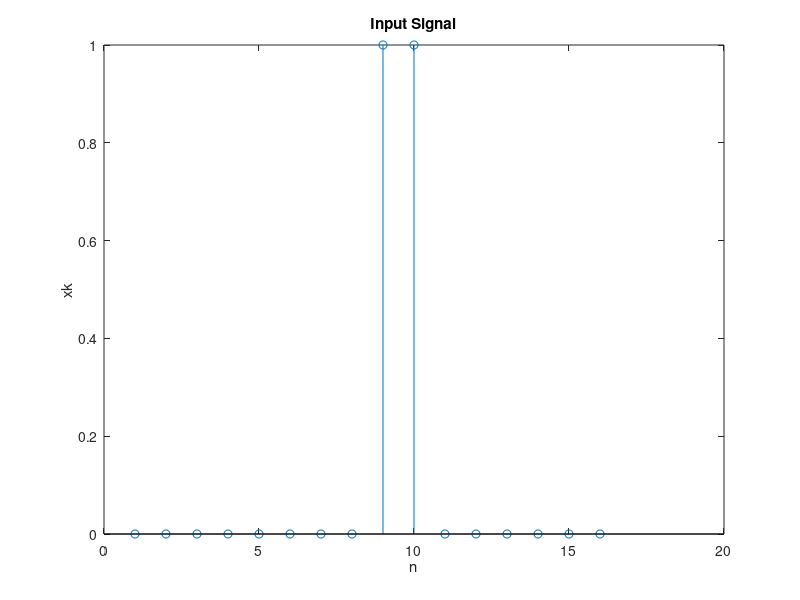

Recreate this plot in MATLAB. (Note: this script raises an error after producing the figure.)
%%%%%%%%%%%%%%%%%%%%%%%%%%%%%%%%%%%%%%%%%%%%%%%%%%%%%%%%%%%%%%%%%%%%%%%%%
% Name       : Shantanu Yadav
% Roll No.   : EE20MTECH12001
% Assignment : 02
% Course     : DSP Lab 2021
% 
% Details    : This file generates OFDM pulses 
%%%%%%%%%%%%%%%%%%%%%%%%%%%%%%%%%%%%%%%%%%%%%%%%%%%%%%%%%%%%%%%%%%%%%%%%%

clear all; close all; clc;

%% Inputs:
baseFreq = 5;             % Base Frequency
symTime = 1/baseFreq;     % Symbol Time
totalSubcarr = 2;         % Total Subcarriers (Should be less than or equal to FFT size)
fftSize = 16;             % FFT Size (Should be non zero integer)

% Code should not take any other input other than the above ones
% Code should run for all the valid combinations of the inputs above

% Find out the sampling frequency of the signal
fs=fftSize*baseFreq;
%% Generation of OFDM pulses
% This section of the code generates 'totalSubcarr' OFDM pulses for a given 
% symbol time 'symTime'
Ton=(totalSubcarr*symTime)/fftSize;
Ts=1/fs;
t_i=0:Ts:Ts*(fftSize-1);t_i=t_i';

xk=ones(totalSubcarr,1);
xk=[xk' zeros(1,(fftSize-totalSubcarr))]'
xk=fftshift(xk);

figure(1);
stem(xk),title("Input Signal"),xlabel("n"),ylabel("xk");

%% DFT of OFDM signal using summation
% This section of the code takes the DFT of the OFDM signal 
s_i=idft(xk,fftSize);

%% DFT of OFDM signal using Matlab FFT
% This section of the code takes the FFT of the OFDM signal 

% Both the output (your DFT and Matlab FFT) output should exactly match
% You should explain why you have taken fftshift and what happens if you
% don't take it
%If fftshift is not used the N-fft algorithm (and dft algorithm) generates
%an output of size N with starting frequency to be 0 and the data is
%mirrored after N/2 samples i.e for any x between [0,N/2] the fft output
%has the property that fft_output(x)=fft_output(x+N/2). 
%By using fftshift it rearranges the output by shifting the zero-frequency
%compenent to the centre.

s_i2=ifft(xk,fftSize);

figure(2);
subplot(211),plot(t_i,abs(s_i)),title("IDFT"),xlabel("time(t)"),ylabel("s(t)");
subplot(212),plot(t_i,abs(s_i2)),title("IFFT"),xlabel("time(t)"),ylabel("s(t)");

%% Plotting the spectrum of the signal
% This section plots the spectrum of the signal
Xk=fft(s_i);
figure(3);
stem(Xk),title("DFT"),xlabel("N-values"),ylabel("Xk");

% Spectrum should exactly match the signal taken in the input. 

% If the spectrum doesn't match for any specific case then you should
% mention that case along with the reasons

% Power of the all the frequency bins should be 1. And you should mentioned
% how you have done the power adjustment (if you have done it)
%Power normalization is done by dividing ofdm signal vector
%by square root of power content of ofdm signal vector times the fftSize.

%% Function Definitions

function Yf=idft(yk,N)
for k=0:N-1
    sum=0;
    for i=0:N-1   
        sum=sum+yk(i+1)*exp(j*2*pi*k*i/N);
    end
    Yf(k+1)=sum;
end
Yf=Yf'/N;
end
